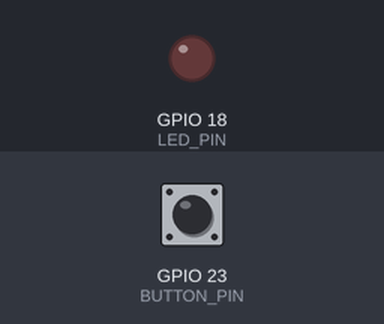
Bench run of a sketch on a simulated ESP32. Shown: output pins drawn as LEDs (lit = HIGH). The inputs (shaded band) are chosen by the test bench; at power-on: GPIO 23 (BUTTON_PIN) HIGH.

Above: at 1.2 s.
1.3 s: GPIO 23 (BUTTON_PIN) pulled LOW for 0.15 s
At 1.37 s:
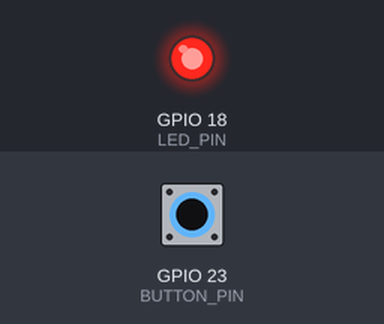
2.9 s: GPIO 23 (BUTTON_PIN) pulled LOW for 3.2 s
At 7.1 s:
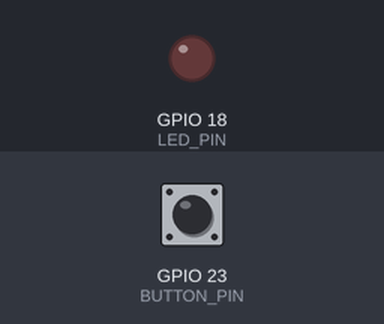
Timing chart, 0 to 8.6 s (numbered marks = the images above; inputs shaded):
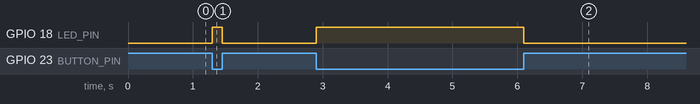

Measured:
- after the input at 1.3 s, GPIO 18 (LED_PIN): LOW → HIGH at once, → LOW 0.15 s later
- after the input at 2.9 s, GPIO 18 (LED_PIN): LOW → HIGH at once, → LOW 3.2 s later

The sketch:

Pulsanti_02_controllo_led.ino
```cpp
#include <Arduino.h>

// Sketch per controllare un LED con un pulsante
const int BUTTON_PIN = 23;  // Pin a cui è collegato il pulsante
const int LED_PIN = 18;    // Pin a cui è collegato il LED

void setup() {
  pinMode(BUTTON_PIN, INPUT_PULLUP);  // Imposta il pin del pulsante come input con pull-up
  pinMode(LED_PIN, OUTPUT);           // Imposta il pin del LED come output
}

void loop() {
  int buttonState = digitalRead(BUTTON_PIN);  // Leggi lo stato del pulsante

  if (buttonState == LOW) {  // Se il pulsante è premuto (LOW con pull-up)
    digitalWrite(LED_PIN, HIGH);  // Accendi il LED
  } else {
    digitalWrite(LED_PIN, LOW);   // Spegni il LED
  }
  delay(1);
}
```
